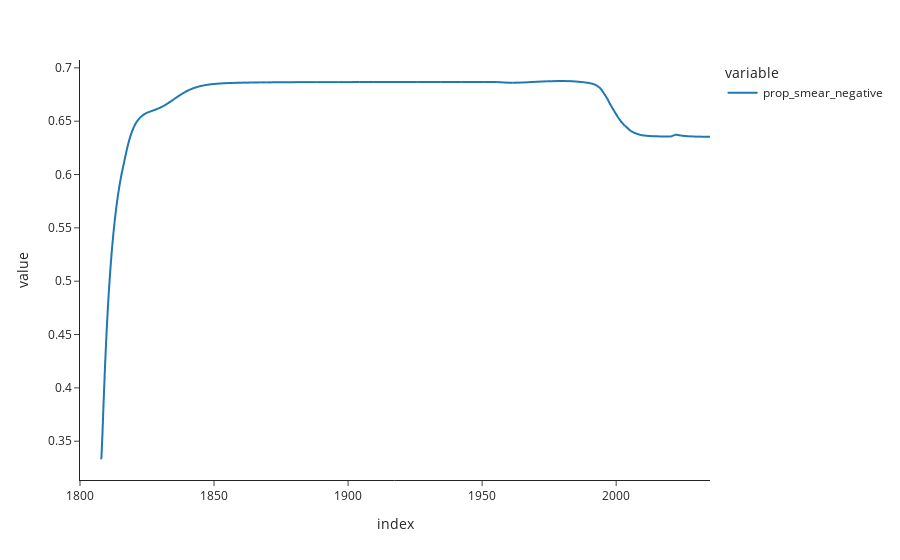

Write notebook code for a chart like this one.
### Code cell
derived_df_0['prop_smear_negative'].plot()

### Figure 1 — Plotly figure (JSON) as saved in the notebook; plotly's stock layout.template omitted (floating-point values rounded to 4 significant figures; data arrays with more than 128 entries replaced by an {"elided": "..."} marker saying what was removed)
{"data": [{"hovertemplate": "variable=prop_smear_negative<br>index=%{x}<br>value=%{y}<extra></extra>", "legendgroup": "prop_smear_negative", "line": {"color": "#1F77B4", "dash": "solid"}, "marker": {"symbol": "circle"}, "mode": "lines", "name": "prop_smear_negative", "showlegend": true, "type": "scattergl", "x": {"elided": "2351 float values"}, "xaxis": "x", "y": {"elided": "2351 float values"}, "yaxis": "y"}], "layout": {"legend": {"title": {"text": "variable"}, "tracegroupgap": 0}, "margin": {"t": 60}, "xaxis": {"anchor": "y", "domain": [0, 1], "title": {"text": "index"}}, "yaxis": {"anchor": "x", "domain": [0, 1], "title": {"text": "value"}}}}
